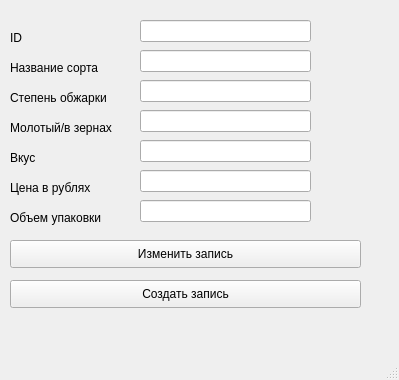
<?xml version="1.0" encoding="UTF-8"?>
<ui version="4.0">
 <class>MainWindow</class>
 <widget class="QMainWindow" name="MainWindow">
  <property name="geometry">
   <rect>
    <x>0</x>
    <y>0</y>
    <width>399</width>
    <height>380</height>
   </rect>
  </property>
  <property name="windowTitle">
   <string>MainWindow</string>
  </property>
  <widget class="QWidget" name="centralwidget">
   <widget class="QPushButton" name="pushButton">
    <property name="geometry">
     <rect>
      <x>10</x>
      <y>240</y>
      <width>351</width>
      <height>28</height>
     </rect>
    </property>
    <property name="text">
     <string>Изменить запись</string>
    </property>
   </widget>
   <widget class="QPushButton" name="pushButton_2">
    <property name="geometry">
     <rect>
      <x>10</x>
      <y>280</y>
      <width>351</width>
      <height>28</height>
     </rect>
    </property>
    <property name="text">
     <string>Создать запись</string>
    </property>
   </widget>
   <widget class="QLineEdit" name="lineEdit">
    <property name="geometry">
     <rect>
      <x>140</x>
      <y>20</y>
      <width>171</width>
      <height>22</height>
     </rect>
    </property>
   </widget>
   <widget class="QLineEdit" name="lineEdit_2">
    <property name="geometry">
     <rect>
      <x>140</x>
      <y>50</y>
      <width>171</width>
      <height>22</height>
     </rect>
    </property>
   </widget>
   <widget class="QLineEdit" name="lineEdit_3">
    <property name="geometry">
     <rect>
      <x>140</x>
      <y>80</y>
      <width>171</width>
      <height>22</height>
     </rect>
    </property>
   </widget>
   <widget class="QLineEdit" name="lineEdit_4">
    <property name="geometry">
     <rect>
      <x>140</x>
      <y>110</y>
      <width>171</width>
      <height>22</height>
     </rect>
    </property>
   </widget>
   <widget class="QLineEdit" name="lineEdit_5">
    <property name="geometry">
     <rect>
      <x>140</x>
      <y>140</y>
      <width>171</width>
      <height>22</height>
     </rect>
    </property>
   </widget>
   <widget class="QLineEdit" name="lineEdit_6">
    <property name="geometry">
     <rect>
      <x>140</x>
      <y>200</y>
      <width>171</width>
      <height>22</height>
     </rect>
    </property>
   </widget>
   <widget class="QLabel" name="label">
    <property name="geometry">
     <rect>
      <x>10</x>
      <y>60</y>
      <width>101</width>
      <height>16</height>
     </rect>
    </property>
    <property name="text">
     <string>Название сорта</string>
    </property>
   </widget>
   <widget class="QLabel" name="label_2">
    <property name="geometry">
     <rect>
      <x>10</x>
      <y>30</y>
      <width>55</width>
      <height>16</height>
     </rect>
    </property>
    <property name="text">
     <string>ID</string>
    </property>
   </widget>
   <widget class="QLabel" name="label_3">
    <property name="geometry">
     <rect>
      <x>10</x>
      <y>90</y>
      <width>121</width>
      <height>16</height>
     </rect>
    </property>
    <property name="text">
     <string>Степень обжарки</string>
    </property>
   </widget>
   <widget class="QLabel" name="label_4">
    <property name="geometry">
     <rect>
      <x>10</x>
      <y>120</y>
      <width>141</width>
      <height>16</height>
     </rect>
    </property>
    <property name="text">
     <string>Молотый/в зернах</string>
    </property>
   </widget>
   <widget class="QLabel" name="label_5">
    <property name="geometry">
     <rect>
      <x>10</x>
      <y>150</y>
      <width>55</width>
      <height>16</height>
     </rect>
    </property>
    <property name="text">
     <string>Вкус</string>
    </property>
   </widget>
   <widget class="QLabel" name="label_6">
    <property name="geometry">
     <rect>
      <x>10</x>
      <y>210</y>
      <width>111</width>
      <height>16</height>
     </rect>
    </property>
    <property name="text">
     <string>Объем упаковки</string>
    </property>
   </widget>
   <widget class="QLabel" name="label_7">
    <property name="geometry">
     <rect>
      <x>10</x>
      <y>180</y>
      <width>101</width>
      <height>16</height>
     </rect>
    </property>
    <property name="text">
     <string>Цена в рублях</string>
    </property>
   </widget>
   <widget class="QLineEdit" name="lineEdit_7">
    <property name="geometry">
     <rect>
      <x>140</x>
      <y>170</y>
      <width>171</width>
      <height>22</height>
     </rect>
    </property>
   </widget>
  </widget>
  <widget class="QMenuBar" name="menubar">
   <property name="geometry">
    <rect>
     <x>0</x>
     <y>0</y>
     <width>399</width>
     <height>26</height>
    </rect>
   </property>
  </widget>
  <widget class="QStatusBar" name="statusbar"/>
 </widget>
 <resources/>
 <connections/>
</ui>
